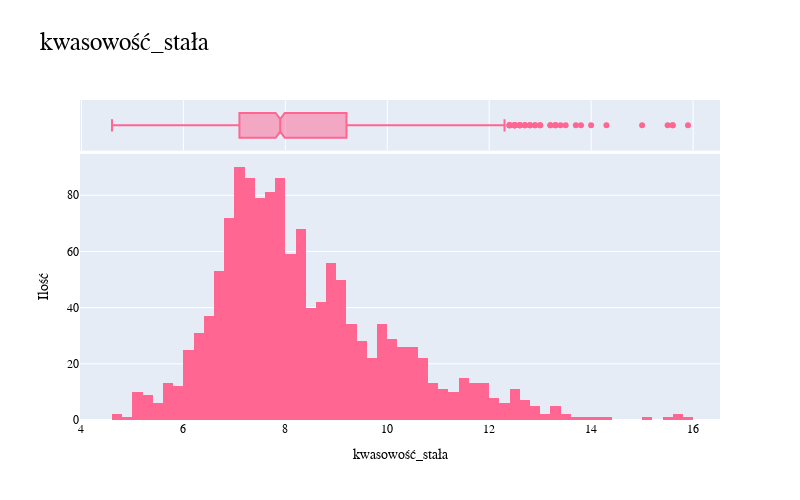
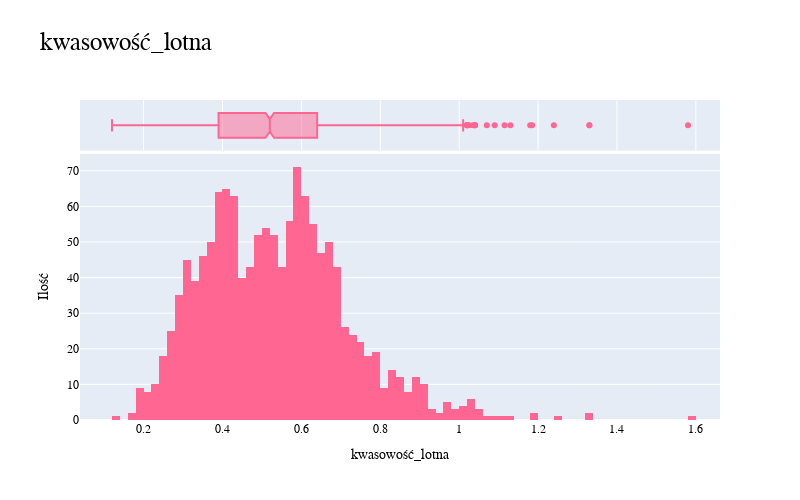
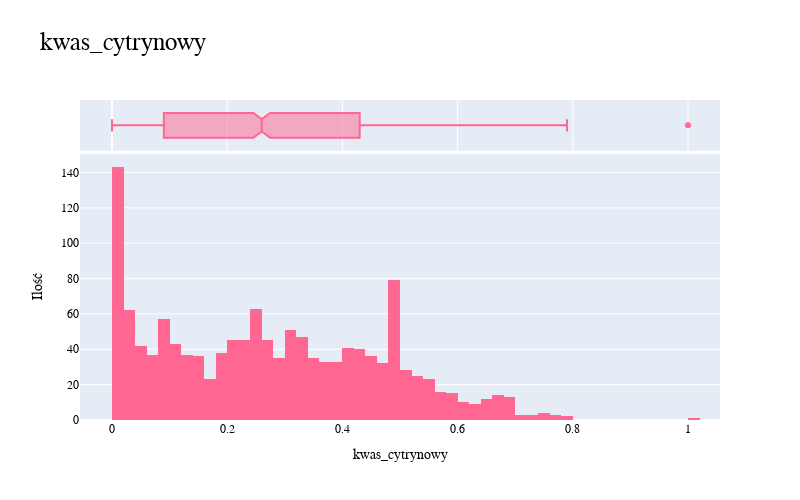
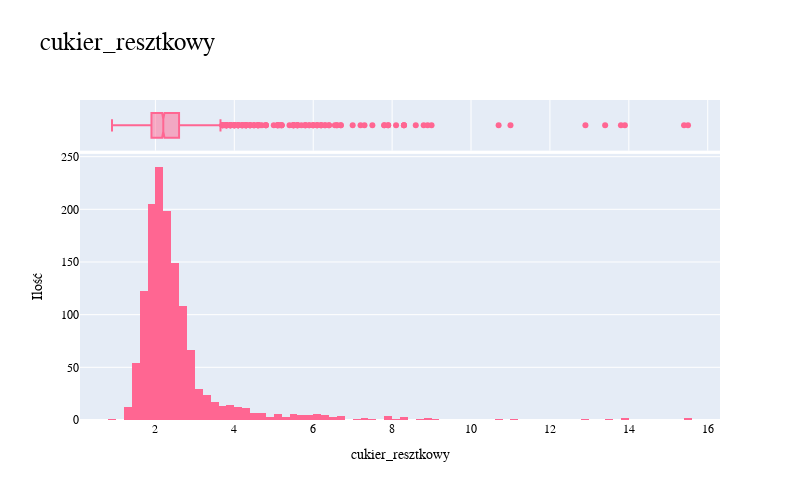

Notebook source saved alongside these figures, in order:
### Code cell
for i in df.columns:
    nbins = 80
    fig = px.histogram(df, x=i,
                    marginal="box",
                    width=800, height=500,
                    title=i,
                    color_discrete_sequence=['#FF6692'],
                    nbins = nbins)


    fig.update_layout(
        font_family="Ubuntu",
        font_color="black",
        title_font_family="Ubuntu",
        title_font_color="black",
        title_font_size=25,
        yaxis_title_text="Ilość",
        xaxis_title_text=i
    )

    fig.show()

### Figure 1 — Plotly figure (JSON) as saved in the notebook; plotly's stock layout.template omitted (floating-point values rounded to 4 significant figures; data arrays with more than 128 entries replaced by an {"elided": "..."} marker saying what was removed)
{"data": [{"alignmentgroup": "True", "bingroup": "x", "hovertemplate": "kwasowość_stała=%{x}<br>count=%{y}<extra></extra>", "legendgroup": "", "marker": {"color": "#FF6692", "pattern": {"shape": ""}}, "name": "", "nbinsx": 80, "offsetgroup": "", "orientation": "v", "showlegend": false, "type": "histogram", "x": {"elided": "1359 float values"}, "xaxis": "x", "yaxis": "y"}, {"alignmentgroup": "True", "hovertemplate": "kwasowość_stała=%{x}<extra></extra>", "legendgroup": "", "marker": {"color": "#FF6692"}, "name": "", "notched": true, "offsetgroup": "", "showlegend": false, "type": "box", "x": {"elided": "1359 float values"}, "xaxis": "x2", "yaxis": "y2"}], "layout": {"barmode": "relative", "font": {"color": "black", "family": "Ubuntu"}, "height": 500, "legend": {"tracegroupgap": 0}, "title": {"font": {"color": "black", "family": "Ubuntu", "size": 25}, "text": "kwasowość_stała"}, "width": 800, "xaxis": {"anchor": "y", "domain": [0, 1], "title": {"text": "kwasowość_stała"}}, "xaxis2": {"anchor": "y2", "domain": [0, 1], "matches": "x", "showgrid": true, "showticklabels": false}, "yaxis": {"anchor": "x", "domain": [0, 0.8316], "title": {"text": "Ilość"}}, "yaxis2": {"anchor": "x2", "domain": [0.8416, 1], "matches": "y2", "showgrid": false, "showline": false, "showticklabels": false, "ticks": ""}}}

### Figure 2 — Plotly figure (JSON) as saved in the notebook; plotly's stock layout.template omitted (floating-point values rounded to 4 significant figures; data arrays with more than 128 entries replaced by an {"elided": "..."} marker saying what was removed)
{"data": [{"alignmentgroup": "True", "bingroup": "x", "hovertemplate": "kwasowość_lotna=%{x}<br>count=%{y}<extra></extra>", "legendgroup": "", "marker": {"color": "#FF6692", "pattern": {"shape": ""}}, "name": "", "nbinsx": 80, "offsetgroup": "", "orientation": "v", "showlegend": false, "type": "histogram", "x": {"elided": "1359 float values"}, "xaxis": "x", "yaxis": "y"}, {"alignmentgroup": "True", "hovertemplate": "kwasowość_lotna=%{x}<extra></extra>", "legendgroup": "", "marker": {"color": "#FF6692"}, "name": "", "notched": true, "offsetgroup": "", "showlegend": false, "type": "box", "x": {"elided": "1359 float values"}, "xaxis": "x2", "yaxis": "y2"}], "layout": {"barmode": "relative", "font": {"color": "black", "family": "Ubuntu"}, "height": 500, "legend": {"tracegroupgap": 0}, "title": {"font": {"color": "black", "family": "Ubuntu", "size": 25}, "text": "kwasowość_lotna"}, "width": 800, "xaxis": {"anchor": "y", "domain": [0, 1], "title": {"text": "kwasowość_lotna"}}, "xaxis2": {"anchor": "y2", "domain": [0, 1], "matches": "x", "showgrid": true, "showticklabels": false}, "yaxis": {"anchor": "x", "domain": [0, 0.8316], "title": {"text": "Ilość"}}, "yaxis2": {"anchor": "x2", "domain": [0.8416, 1], "matches": "y2", "showgrid": false, "showline": false, "showticklabels": false, "ticks": ""}}}

### Figure 3 — Plotly figure (JSON) as saved in the notebook; plotly's stock layout.template omitted (floating-point values rounded to 4 significant figures; data arrays with more than 128 entries replaced by an {"elided": "..."} marker saying what was removed)
{"data": [{"alignmentgroup": "True", "bingroup": "x", "hovertemplate": "kwas_cytrynowy=%{x}<br>count=%{y}<extra></extra>", "legendgroup": "", "marker": {"color": "#FF6692", "pattern": {"shape": ""}}, "name": "", "nbinsx": 80, "offsetgroup": "", "orientation": "v", "showlegend": false, "type": "histogram", "x": {"elided": "1359 float values"}, "xaxis": "x", "yaxis": "y"}, {"alignmentgroup": "True", "hovertemplate": "kwas_cytrynowy=%{x}<extra></extra>", "legendgroup": "", "marker": {"color": "#FF6692"}, "name": "", "notched": true, "offsetgroup": "", "showlegend": false, "type": "box", "x": {"elided": "1359 float values"}, "xaxis": "x2", "yaxis": "y2"}], "layout": {"barmode": "relative", "font": {"color": "black", "family": "Ubuntu"}, "height": 500, "legend": {"tracegroupgap": 0}, "title": {"font": {"color": "black", "family": "Ubuntu", "size": 25}, "text": "kwas_cytrynowy"}, "width": 800, "xaxis": {"anchor": "y", "domain": [0, 1], "title": {"text": "kwas_cytrynowy"}}, "xaxis2": {"anchor": "y2", "domain": [0, 1], "matches": "x", "showgrid": true, "showticklabels": false}, "yaxis": {"anchor": "x", "domain": [0, 0.8316], "title": {"text": "Ilość"}}, "yaxis2": {"anchor": "x2", "domain": [0.8416, 1], "matches": "y2", "showgrid": false, "showline": false, "showticklabels": false, "ticks": ""}}}

### Figure 4 — Plotly figure (JSON) as saved in the notebook; plotly's stock layout.template omitted (floating-point values rounded to 4 significant figures; data arrays with more than 128 entries replaced by an {"elided": "..."} marker saying what was removed)
{"data": [{"alignmentgroup": "True", "bingroup": "x", "hovertemplate": "cukier_resztkowy=%{x}<br>count=%{y}<extra></extra>", "legendgroup": "", "marker": {"color": "#FF6692", "pattern": {"shape": ""}}, "name": "", "nbinsx": 80, "offsetgroup": "", "orientation": "v", "showlegend": false, "type": "histogram", "x": {"elided": "1359 float values"}, "xaxis": "x", "yaxis": "y"}, {"alignmentgroup": "True", "hovertemplate": "cukier_resztkowy=%{x}<extra></extra>", "legendgroup": "", "marker": {"color": "#FF6692"}, "name": "", "notched": true, "offsetgroup": "", "showlegend": false, "type": "box", "x": {"elided": "1359 float values"}, "xaxis": "x2", "yaxis": "y2"}], "layout": {"barmode": "relative", "font": {"color": "black", "family": "Ubuntu"}, "height": 500, "legend": {"tracegroupgap": 0}, "title": {"font": {"color": "black", "family": "Ubuntu", "size": 25}, "text": "cukier_resztkowy"}, "width": 800, "xaxis": {"anchor": "y", "domain": [0, 1], "title": {"text": "cukier_resztkowy"}}, "xaxis2": {"anchor": "y2", "domain": [0, 1], "matches": "x", "showgrid": true, "showticklabels": false}, "yaxis": {"anchor": "x", "domain": [0, 0.8316], "title": {"text": "Ilość"}}, "yaxis2": {"anchor": "x2", "domain": [0.8416, 1], "matches": "y2", "showgrid": false, "showline": false, "showticklabels": false, "ticks": ""}}}
